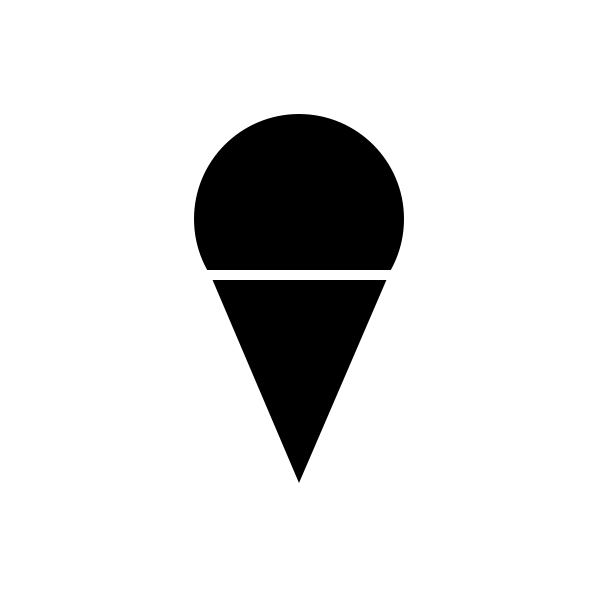
Frame 1 (no input)
Frame 60 (the mouse pressed at the canvas centre just before this capture): identical to frame 1, image omitted
Frame 120 (the mouse held since frame 60 and released just before this capture): identical to frame 1, image omitted

The Processing sketch that drew this single still picture (run headless with seeded random() and noise(); from frame 60 on, the mouse is pressed at the canvas centre):

// Processing sketch: Ijshoorn
// ── Ijshoorn.pde
void setup()
{
  size(600, 600);
  noStroke();
}

void draw()
{
  background(255);
  fill(0);
  triangle(210, 274, 389, 274, 299, 483);
  ellipse(299, 219, 210, 210);
  fill(255);
  rect(0, 270, 600, 10);
}
